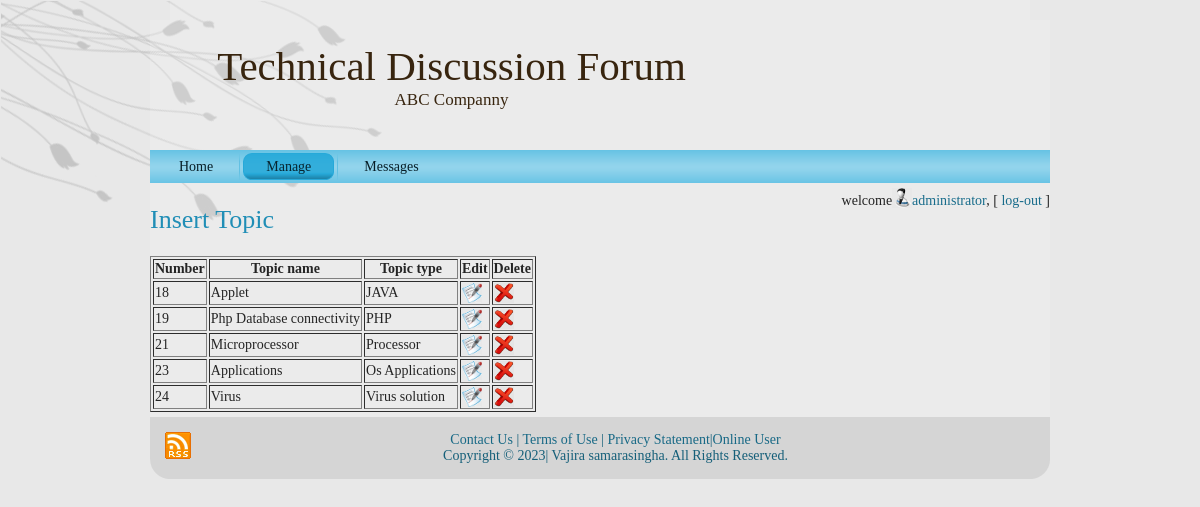
Page /admin/topic.php (signed in) on the committed database.
### tables this page shows
CREATE TABLE `topic` (
  `topic_id` int(11) NOT NULL,
  `topic_name` varchar(50) NOT NULL,
  `topic_type` varchar(50) NOT NULL
);

### admin/utility.php (called while the page is built, shortened)
<?php
	function ExecuteQuery ($SQL)
	{
		$con=mysqli_connect ("localhost", "root","","tech_forum");
		mysqli_select_db ($con,"tech_forum");
		$rows = mysqli_query ($con,$SQL);
		return $rows;
	}
?>

### admin/topic.php (the view, shortened to what this page needs)
<?php session_start();
 require("utility.php");
?>
<?php require("header.php");
require("checkUser.php");
?>
<h2><a href="tinsert.php">Insert Topic</a></h2>
<?php
	$sql="SELECT * from topic";
	$rows=ExecuteQuery($sql);
	echo "<table border='1'>";
	echo "<strong><tr><th>Number</th><th>Topic name</th><th>Topic type</th><th>Edit</th><th >Delete</th></tr></strong>";
	while($name_row=mysqli_fetch_row($rows))
	{
		echo"<tr>";
		echo "<td>{$name_row[0]}</td><td >{$name_row[1]}</td><td>{$name_row[2]}</td><td ><a  href='tedit.php?id=".$name_row[0]."' ><img src='../res/images/edit.jpg'  class='imagedel' /></a></td><td><a href='tdelete.php?id=".$name_row[0]."'><img src='../res/images/delete.jpg'  class='imagedel'/></a></td>";
	}
	echo "</table>";
?>
<?php require("footer.php")?>

### res/style.css (style rules this page uses)
body { margin: 0 auto; padding: 0; background-color: #E8E8E8; }
a img { border: 0; }
body { font-family: Georgia, "Times New Roman", Times, Serif; font-size: 14px; color: #242424; }
a { font-family: Georgia, "Times New Roman", Times, Serif; text-decoration: none; color: #186C8B; }
a:link { font-family: Georgia, "Times New Roman", Times, Serif; text-decoration: none; color: #186C8B; }
h1, h2, h3, h4, h5, h6, h1 a, h2 a, h3 a, h4 a, h5 a, h6 a h1 a:hover, h2 a:hover, h3 a:hover, h4 a:hover, h5 a:hover, h6 a:hover h1 a:visited, h2 a:visited, h3 a:visited, h4 a:visited, h5 a:visited, h6 a:visited { font-weight: normal; font-style: normal; text-decoration: none; }
h2, h2 a, h2 a:link, h2 a:visited, h2 a:hover { font-family: Georgia, "Times New Roman", Times, Serif; font-size: 26px; color: #208EB6; }
.imagedel { height:20px; width:20px; vertical-align:text-top; vertical-align:text-bottom; }

### rows in the picture
topic: topic_id "18", topic_name "Applet", topic_type "JAVA"
topic: topic_id "19", topic_name "Php Database connectivity", topic_type "PHP"
topic: topic_id "21", topic_name "Microprocessor", topic_type "Processor"
topic: topic_id "23", topic_name "Applications", topic_type "Os Applications"
topic: topic_id "24", topic_name "Virus", topic_type "Virus solution"

### other values in the picture
$_SESSION["fn"] "administrator"
